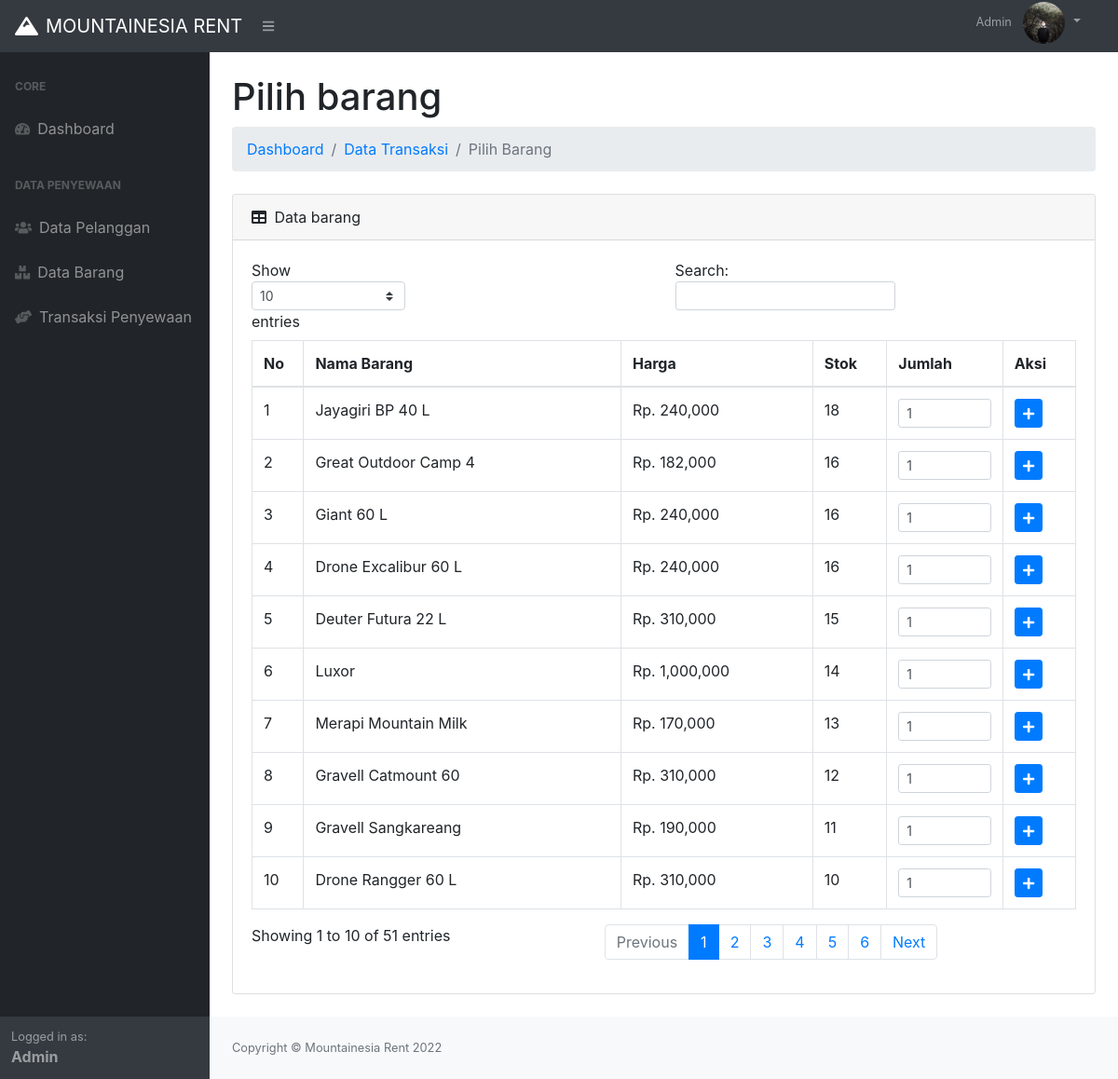
The page /index.php?p=transaksi&aksi=pilih (signed in) on the database its author committed.
### tables this page shows
CREATE TABLE `tb_barang` (
  `idbarang` int(5) NOT NULL,
  `namabarang` varchar(20) NOT NULL,
  `harga` int(10) NOT NULL,
  `jumlah_barang` int(10) NOT NULL
);

### page/transaksi/pilihbarang.php (the view, shortened to what this page needs)
<?php
$tampilBarang = $conn->query("SELECT * FROM tb_barang ORDER BY jumlah_barang DESC") or die(mysqli_error($conn));
?>
<h1 class="mt-4">Pilih barang</h1>
<ol class="breadcrumb mb-4">
    <li class="breadcrumb-item"><a href="index.php">Dashboard</a></li>
    <li class="breadcrumb-item"><a href="?p=transaksi">Data Transaksi</a></li>
    <li class="breadcrumb-item active">Pilih Barang</li>
</ol>
<div class="card mb-4">
    <div class="card-header">
        <i class="fas fa-table mr-1"></i>
        Data barang
    </div>
    <div class="card-body">
        <div class="table-responsive">
            <table class="table table-bordered" id="dataTable" width="100%" cellspacing="0">
                <thead>
                    <tr>
                        <th>No</th>
                        <th>Nama Barang</th>
                        <th>Harga</th>
                        <th>Stok</th>
                        <th>Jumlah</th>
                        <th>Aksi</th>
                    </tr>
                </thead>
                <tbody>
                    <?php
                    $no = 1;
                    while ($data = $tampilBarang->fetch_assoc()) {
                    ?>
                        <tr>
                            <td><?= $no++; ?></td>
                            <td><?= $data['namabarang']; ?></td>
                            <td>Rp. <?= number_format($data['harga']); ?></td>
                            <td><?= $data['jumlah_barang']; ?></td>
                            <td width="106">
                                <form name="form" method="POST" action="?p=transaksi&aksi=tambah">
                                    <input class="form-control form-control-sm" type="number" id="jumlah" name="jumlah" value="1" min="1" max="<?= $data['jumlah_barang']; ?>">
                            </td>
                            <td>
                                <button class="btn btn-primary btn-sm" type="submit" name="submit">
                                    <i class="fa fa-plus"></i>
                            </td>
                        </tr>
                    <?php } ?>
                </tbody>
            </table>
        </div>
    </div>
</div>

### rows shown on the page
tb_barang: namabarang "Jayagiri BP 40 L", harga "240,000", jumlah_barang "18"
tb_barang: namabarang "Great Outdoor Camp 4", harga "182,000", jumlah_barang "16"
tb_barang: namabarang "Giant 60 L", harga "240,000", jumlah_barang "16"
tb_barang: namabarang "Drone Excalibur 60 L", harga "240,000", jumlah_barang "16"
tb_barang: namabarang "Deuter Futura 22 L", harga "310,000", jumlah_barang "15"
tb_barang: namabarang "Luxor", harga "1,000,000", jumlah_barang "14"
tb_barang: namabarang "Merapi Mountain Milk", harga "170,000", jumlah_barang "13"
tb_barang: namabarang "Gravell Catmount 60", harga "310,000", jumlah_barang "12"
tb_barang: namabarang "Gravell Sangkareang", harga "190,000", jumlah_barang "11"
tb_barang: namabarang "Drone Rangger 60 L", harga "310,000", jumlah_barang "10"

### other values the page prints
$_SESSION['login']['nama'] "Admin"
